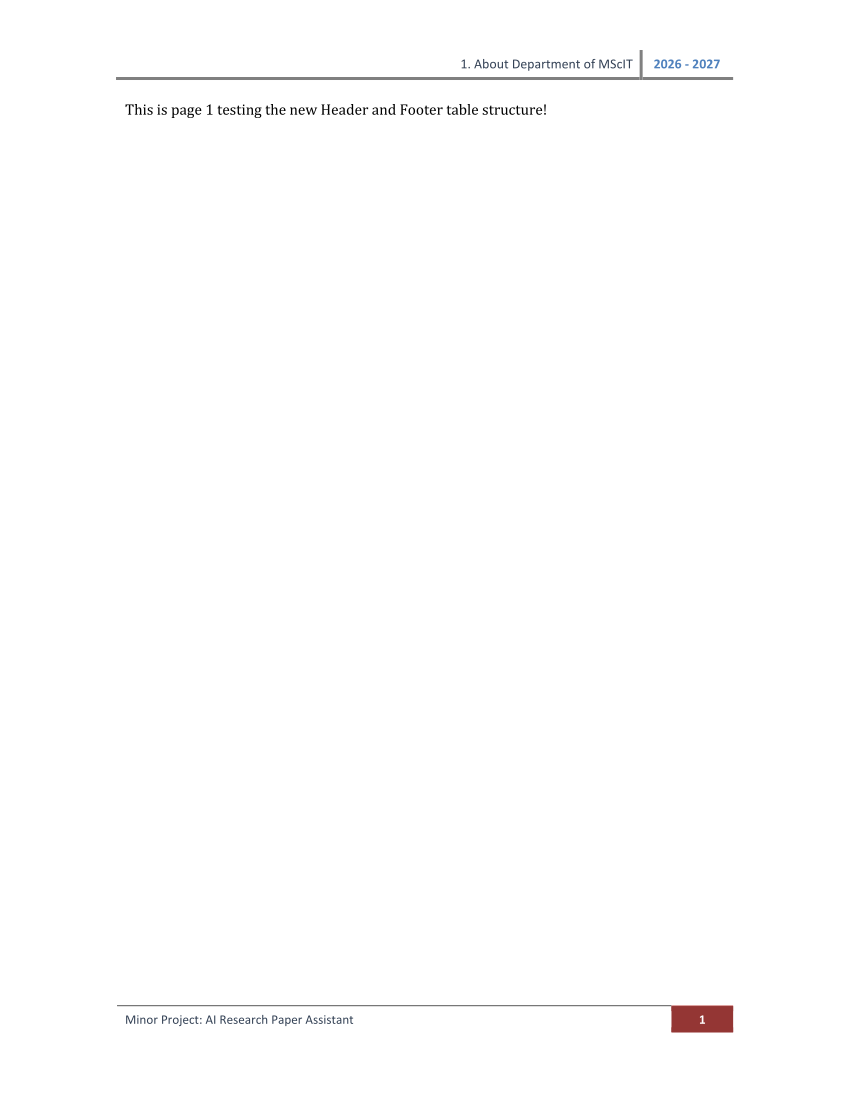

Generate this figure with Python:
import docx
from docx.oxml import parse_xml

doc = docx.Document()
sec = doc.sections[0]

header_tbl_xml = """<w:tbl xmlns:w="http://schemas.openxmlformats.org/wordprocessingml/2006/main">
  <w:tblPr>
    <w:tblW w:w="5000" w:type="pct"/>
    <w:tblBorders>
      <w:bottom w:val="single" w:sz="18" w:space="0" w:color="808080"/>
      <w:insideV w:val="single" w:sz="18" w:space="0" w:color="808080"/>
    </w:tblBorders>
    <w:tblCellMar>
      <w:top w:w="72" w:type="dxa"/>
      <w:left w:w="115" w:type="dxa"/>
      <w:bottom w:w="72" w:type="dxa"/>
      <w:right w:w="115" w:type="dxa"/>
    </w:tblCellMar>
  </w:tblPr>
  <w:tblGrid>
    <w:gridCol w:w="8195"/>
    <w:gridCol w:w="1395"/>
  </w:tblGrid>
  <w:tr>
    <w:tc>
      <w:tcPr><w:tcW w:w="8195" w:type="dxa"/></w:tcPr>
      <w:p>
        <w:pPr>
          <w:pStyle w:val="Header"/>
          <w:jc w:val="right"/>
        </w:pPr>
        <w:r>
          <w:rPr>
            <w:rFonts w:ascii="Calibri" w:hAnsi="Calibri"/>
            <w:sz w:val="20"/>
            <w:color w:val="334155"/>
          </w:rPr>
          <w:t>1. About Department of MScIT</w:t>
        </w:r>
      </w:p>
    </w:tc>
    <w:tc>
      <w:tcPr><w:tcW w:w="1395" w:type="dxa"/></w:tcPr>
      <w:p>
        <w:pPr>
          <w:pStyle w:val="Header"/>
          <w:jc w:val="center"/>
        </w:pPr>
        <w:r>
          <w:rPr>
            <w:rFonts w:ascii="Calibri" w:hAnsi="Calibri"/>
            <w:b/>
            <w:sz w:val="20"/>
            <w:color w:val="4F81BD"/>
          </w:rPr>
          <w:t>2026 - 2027</w:t>
        </w:r>
      </w:p>
    </w:tc>
  </w:tr>
</w:tbl>"""

footer_tbl_xml = """<w:tbl xmlns:w="http://schemas.openxmlformats.org/wordprocessingml/2006/main">
  <w:tblPr>
    <w:tblW w:w="5000" w:type="pct"/>
    <w:tblCellMar>
      <w:top w:w="72" w:type="dxa"/>
      <w:left w:w="115" w:type="dxa"/>
      <w:bottom w:w="72" w:type="dxa"/>
      <w:right w:w="115" w:type="dxa"/>
    </w:tblCellMar>
  </w:tblPr>
  <w:tblGrid>
    <w:gridCol w:w="8631"/>
    <w:gridCol w:w="959"/>
  </w:tblGrid>
  <w:tr>
    <w:tc>
      <w:tcPr>
        <w:tcW w:w="4500" w:type="pct"/>
        <w:tcBorders>
          <w:top w:val="single" w:sz="4" w:space="0" w:color="000000"/>
        </w:tcBorders>
      </w:tcPr>
      <w:p>
        <w:pPr><w:pStyle w:val="Footer"/></w:pPr>
        <w:r>
          <w:rPr>
            <w:rFonts w:ascii="Calibri" w:hAnsi="Calibri"/>
            <w:sz w:val="19"/>
            <w:color w:val="334155"/>
          </w:rPr>
          <w:t>Minor Project: AI Research Paper Assistant</w:t>
        </w:r>
      </w:p>
    </w:tc>
    <w:tc>
      <w:tcPr>
        <w:tcW w:w="500" w:type="pct"/>
        <w:tcBorders>
          <w:top w:val="single" w:sz="4" w:space="0" w:color="C0504D"/>
        </w:tcBorders>
        <w:shd w:val="clear" w:color="auto" w:fill="943634"/>
      </w:tcPr>
      <w:p>
        <w:pPr>
          <w:pStyle w:val="Header"/>
          <w:jc w:val="center"/>
        </w:pPr>
        <w:r>
          <w:rPr>
            <w:rFonts w:ascii="Calibri" w:hAnsi="Calibri"/>
            <w:b/>
            <w:sz w:val="19"/>
            <w:color w:val="FFFFFF"/>
          </w:rPr>
          <w:fldChar w:fldCharType="begin"/>
        </w:r>
        <w:r>
          <w:rPr>
            <w:rFonts w:ascii="Calibri" w:hAnsi="Calibri"/>
            <w:b/>
            <w:sz w:val="19"/>
            <w:color w:val="FFFFFF"/>
          </w:rPr>
          <w:instrText xml:space="preserve"> PAGE   \* MERGEFORMAT </w:instrText>
        </w:r>
        <w:r>
          <w:rPr>
            <w:rFonts w:ascii="Calibri" w:hAnsi="Calibri"/>
            <w:b/>
            <w:sz w:val="19"/>
            <w:color w:val="FFFFFF"/>
          </w:rPr>
          <w:fldChar w:fldCharType="separate"/>
        </w:r>
        <w:r>
          <w:rPr>
            <w:rFonts w:ascii="Calibri" w:hAnsi="Calibri"/>
            <w:b/>
            <w:sz w:val="19"/>
            <w:color w:val="FFFFFF"/>
          </w:rPr>
          <w:t>1</w:t>
        </w:r>
        <w:r>
          <w:rPr>
            <w:rFonts w:ascii="Calibri" w:hAnsi="Calibri"/>
            <w:b/>
            <w:sz w:val="19"/>
            <w:color w:val="FFFFFF"/>
          </w:rPr>
          <w:fldChar w:fldCharType="end"/>
        </w:r>
      </w:p>
    </w:tc>
  </w:tr>
</w:tbl>"""

# In python-docx, sec.header._element is a <w:hdr>. We clear its children and append the table + an empty paragraph (required by Word)
hdr_el = sec.header._element
hdr_el.clear()
hdr_el.append(parse_xml(header_tbl_xml))
hdr_el.append(parse_xml('<w:p xmlns:w="http://schemas.openxmlformats.org/wordprocessingml/2006/main"><w:pPr><w:pStyle w:val="Header"/></w:pPr></w:p>'))

ftr_el = sec.footer._element
ftr_el.clear()
ftr_el.append(parse_xml(footer_tbl_xml))
ftr_el.append(parse_xml('<w:p xmlns:w="http://schemas.openxmlformats.org/wordprocessingml/2006/main"><w:pPr><w:pStyle w:val="Footer"/></w:pPr></w:p>'))

for i in range(5):
    doc.add_paragraph(f"This is page {i+1} testing the new Header and Footer table structure!")
    if i < 4:
        doc.add_page_break()

doc.save(r"C:\Users\anand\.gemini\antigravity\scratch\ai_research_paper_assistant\test_tbl_hf.docx")
print("Saved test_tbl_hf.docx successfully!")
